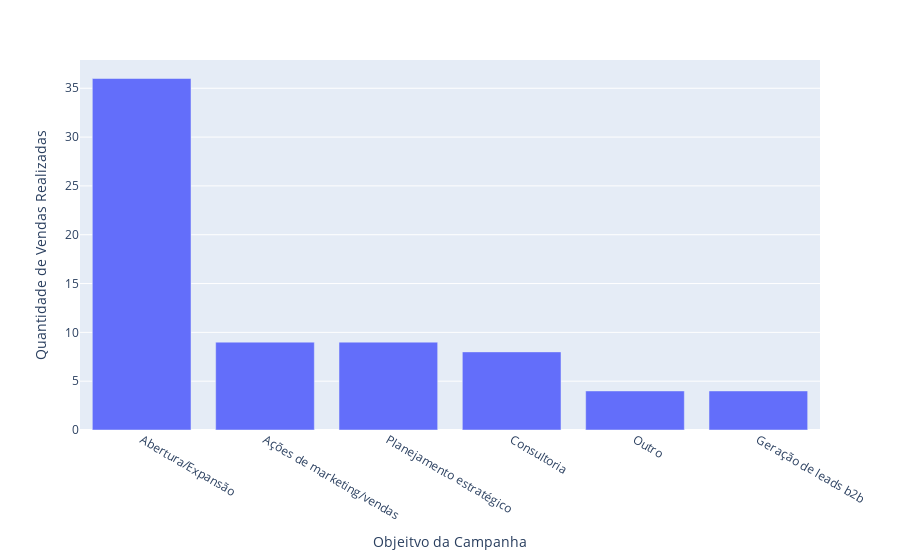

The notebook cell saved with this chart:
### Markdown cell above
Partindo dessa ideia, tb é possível dizer que campanha nos trouxe esse cliente:

### Code cell
ax = venda["OBJETIVO"].value_counts().index
ay = venda["OBJETIVO"].value_counts().values

fig = px.bar(df, x=ax, y=ay, labels={
                     'x': "Objeitvo da Campanha",
                     'y': "Quantidade de Vendas Realizadas"
                 })
fig.show()

### Figure 1 — Plotly figure (JSON) as saved in the notebook; plotly's stock layout.template omitted (floating-point values rounded to 4 significant figures)
{"data": [{"alignmentgroup": "True", "hovertemplate": "Objeitvo da Campanha=%{x}<br>Quantidade de Vendas Realizadas=%{y}<extra></extra>", "legendgroup": "", "marker": {"color": "#636efa", "pattern": {"shape": ""}}, "name": "", "offsetgroup": "", "orientation": "v", "showlegend": false, "textposition": "auto", "type": "bar", "x": ["Abertura/Expansão", "Ações de marketing/vendas", "Planejamento estratégico", "Consultoria", "Outro", "Geração de leads b2b"], "xaxis": "x", "y": [36, 9, 9, 8, 4, 4], "yaxis": "y"}], "layout": {"barmode": "relative", "legend": {"tracegroupgap": 0}, "margin": {"t": 60}, "xaxis": {"anchor": "y", "domain": [0, 1], "title": {"text": "Objeitvo da Campanha"}}, "yaxis": {"anchor": "x", "domain": [0, 1], "title": {"text": "Quantidade de Vendas Realizadas"}}}}
